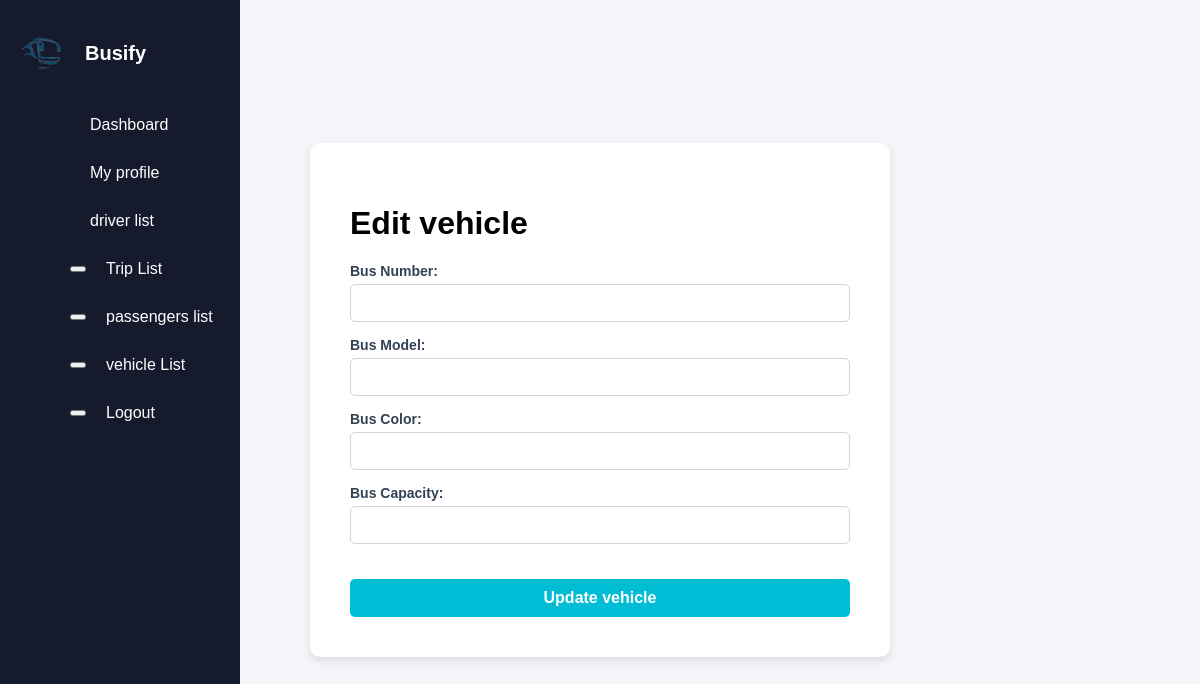
The app's page /Frontend/admin/vehicles/edit_vehicle.php?id=590, older data.
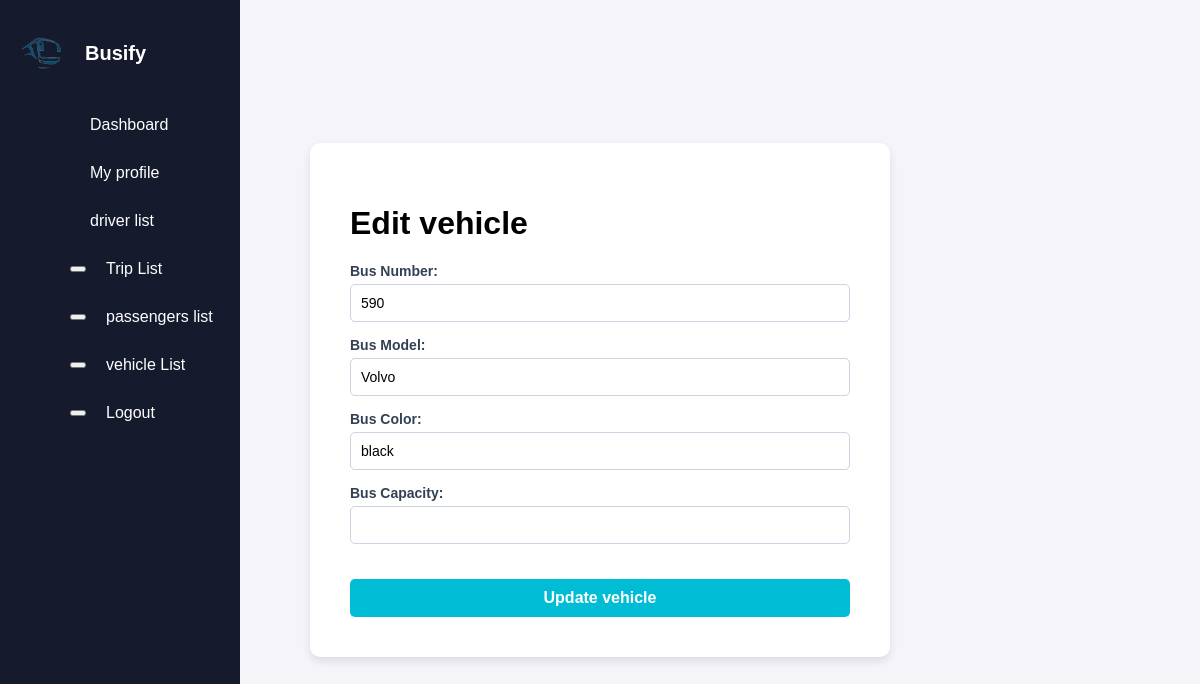
The same page, newer data.
### tables this page shows
CREATE TABLE `buses` (
  `id` int(25) NOT NULL,
  `bus_number` varchar(25) NOT NULL,
  `bus_model` varchar(50) NOT NULL,
  `bus_color` varchar(50) NOT NULL,
  `bus_capacity` varchar(50) NOT NULL
);

### Frontend/admin/vehicles/edit_vehicle.php (the view, shortened to what this page needs)
<?php
require_once '../../../Backend/ConnectDB.php';
$id = $_GET['id'];
$query = "SELECT * FROM buses WHERE bus_number = $id";
$result = mysqli_query($conn, $query);
$bus = mysqli_fetch_assoc($result);
?>
<!DOCTYPE html>
<html lang="en">
<head>
    <link type="text/css" rel="stylesheet" href="../css/Add_drive.css">
    <link type="text/css" rel="stylesheet" href="../css/sidebar.css">
</head>
<body>
<aside class="sidebar">
    <div class="sidebar-header">
      <img src="../../Supportive Files/logo.png" alt="logo" />
      <h2>Busify</h2>
    </div>
    <ul class="sidebar-links">
      <li>
        <a href="../AdminDashboard.php">
          <span class="material-symbols-outlined"></span>Dashboard</a>
      </li>
      <li>
        <a href="../AdminProfile.php"><span class="material-symbols-outlined"></span>My profile</a>
      </li>
      <li>
        <a href="../driver/Drivers.php"><span class="material-symbols-outlined"></span>driver list</a>
      </li>
      <li>
        <a  href="../trips/Trips.php"><button><span class="material-symbols-outlined"></span></button>Trip List</a>
      </li>
      <li>
        <a  href="../passengers/passengers.php"><button><span class="material-symbols-outlined"></span></button>passengers list</a>
      </li>
      <li>
        <a href="../vehicles/vehicles.php"><button><span class="material-symbols-outlined"></span></button>vehicle List</a>
      </li>
      <li>
        <a href="../passengerSignIn.php"><button><span class="material-symbols-outlined"></span></button>Logout</a>
      </li>
    </ul>
  </aside>
  <div class="driver__signup__page">
  <h1>Edit vehicle</h1>
    <form method="POST" action="edit_vehicle.php?id=<?php echo $id; ?>" class="edit-form">
    <div class="input__fields">
        <label for="bus_number">Bus Number: </label>
        <input class="input" type="text" id="bus_number" name="bus_number" value="<?php echo $bus['bus_number']; ?>" required>
        </div>
        <div class="input__fields">
        <label for="source">Bus Model: </label>
        <input class="input" type="text" id="source" name="bus_model" value="<?php echo $bus['bus_model']; ?>" required>
        </div>
        <div class="input__fields">
        <label for="destination">Bus Color: </label>
        <input class="input" type="text" id="destination" name="bus_color" value="<?php echo $bus['bus_color']; ?>" required>
        </div>
        <div class="input__fields">
        <label for="available_seats">Bus Capacity: </label>
        <input class="input" type="text" id="available_seats" name="available_seats" value="<?php echo $bus['available_seats']; ?>" required>
        </div>
        <button class="submit__button" type="submit">Update vehicle</button>
    </form>
</div>
</body>
</html>

Row changes from the older to the newer data that the page shows:
added buses: bus_number "590", bus_model "Volvo", bus_color "black"
